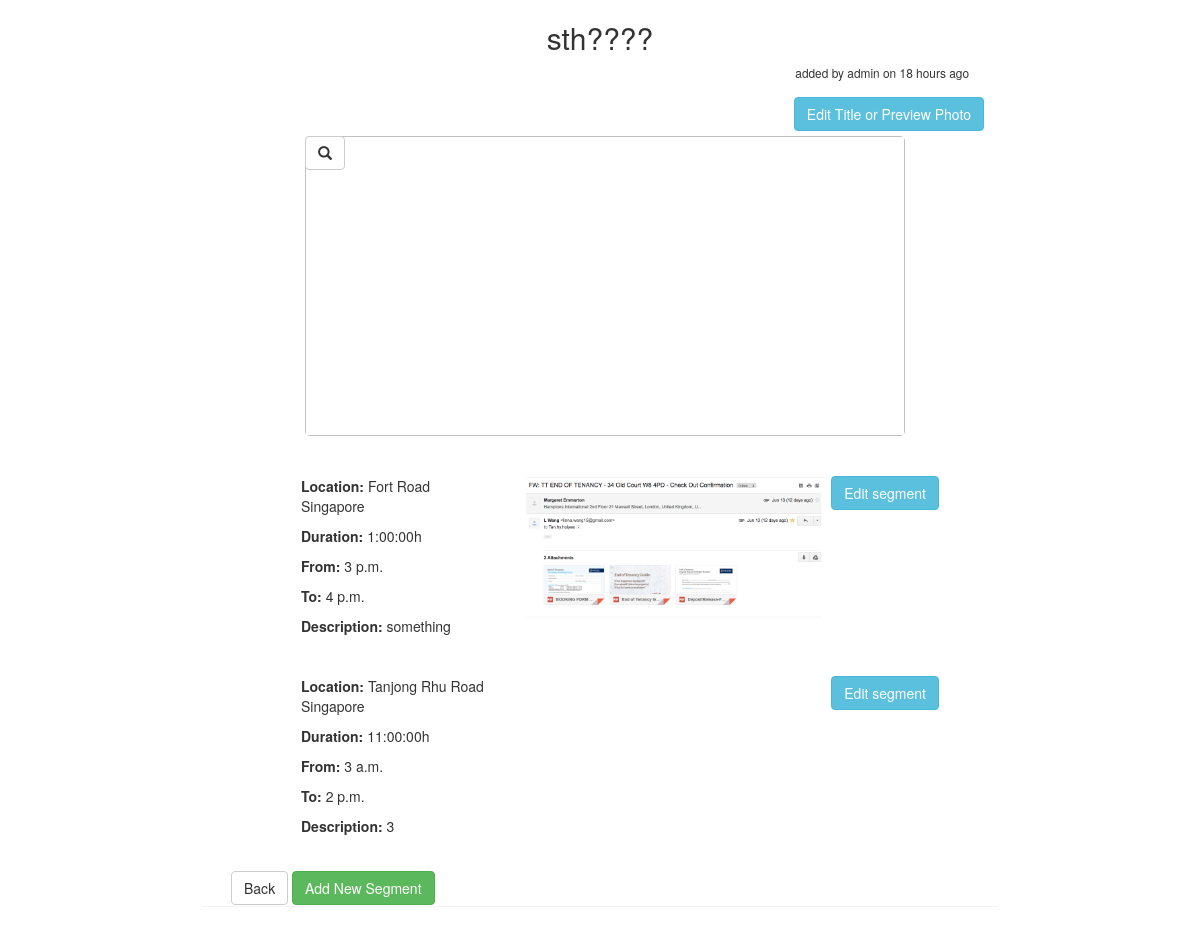
Before: /6/ (signed in) with the older database file.
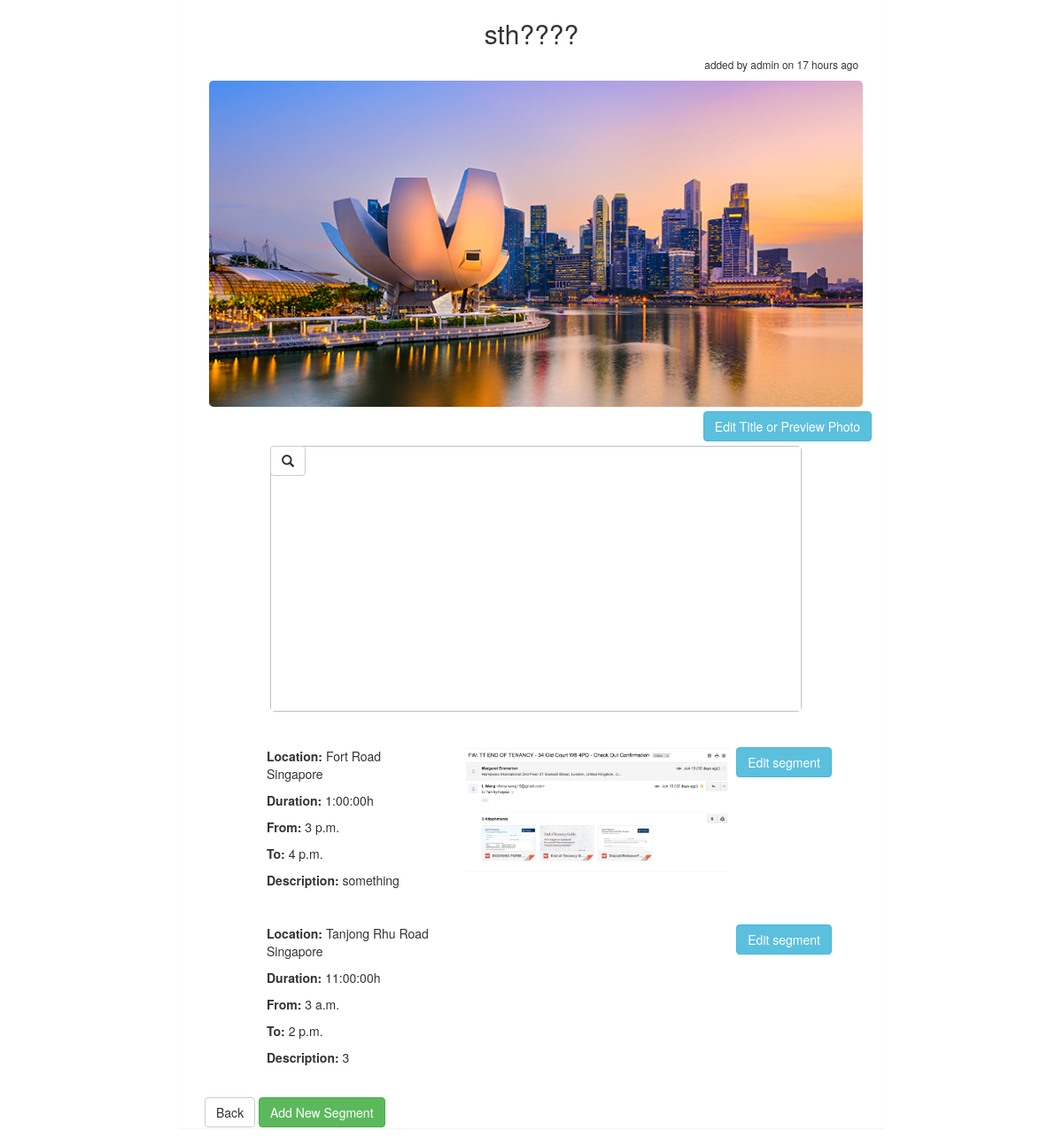
After: the same page with the newer database file.
### triplan/models.py (models this page shows, shortened)
class Itinerary(models.Model):
    title = models.CharField(max_length=50)
    owner = models.ForeignKey(Profile, related_name='owner', on_delete=models.CASCADE)
    date_added = models.DateTimeField(auto_now=True)
    preview_photo = models.ImageField(blank=True)
    @property
    def encoded_locations(self):
        location_list = []
        for segment in self.itinerarysegment_set.all():
            location_list.append(urllib.parse.quote_plus(segment.location))
        return "%7C".join(location_list)

class Profile(models.Model):
    user = models.OneToOneField(User, on_delete=models.CASCADE)
    description = models.CharField(max_length=300)
    def __str__(self):
        return self.user.username

### triplan/views.py (the view)
# urls.py: url(r'^(?P<pk>[0-9]+)/$', login_required(views.ItineraryDetail.as_view()), name="itinerary_detail"),
class ItineraryDetail(generic.DetailView):
    model = Itinerary

### triplan/models.py (called while the page is built)
    @property
    def duration(self):
        return datetime.combine(date.today(), self.end_time) - datetime.combine(date.today(), self.start_time)

### triplan/templates/triplan/itinerary_detail.html (shortened to what this page needs)
{% extends "triplan/base.html" %}
{% block body %}
{% load humanize %}
<div class="panel col-sm-8 col-sm-offset-2">
    <div class="col-sm-12">
        <h2 class="center">{{ itinerary.title }}</h2>
        <small class="pull-right margin-bottom-5">added by {{ itinerary.owner }} on {{ itinerary.date_added | naturaltime }}</small>
    </div>
    <div class="col-sm-12 margin-5">
        {% if itinerary.preview_photo %}
        <img src="{{ itinerary.preview_photo.url }}" class="img img-responsive full-width center-img">
        {% endif %}
    </div>
    <a href="{% url 'triplan:itinerary_edit' itinerary.id %}" class="btn btn-info pull-right">
        Edit Title or Preview Photo
    </a>
    <div class="col-sm-12 margin-5">
        <button id="map-zoom" class="btn btn-default"><span class="glyphicon glyphicon-search"></span></button>
        <img id="default-map" src=
         "https://maps.googleapis.com/maps/api/staticmap?size=600x300&maptype=roadmap\&markers=size:mid%7Ccolor:red%7C{{ itinerary.encoded_locations }}&key=AIzaSyBJz1pSa-my6Cq3DrqIy-MB0keiTHL-rq8"
            height="300px" width="600px" class="img center-img">
    </div>
    <div class="col-sm-12 margin-top-20">
        <ul>
        {% for segment in itinerary.itinerarysegment_set.all %}
            <div class="panel-body">
            <div class="col-sm-4">
                <p><strong>Location:</strong> {{ segment.location }}</p>
                <p><strong>Duration:</strong> {{ segment.duration }}h</p>
                <p><strong>From:</strong> {{ segment.start_time }}</p>
                <p><strong>To:</strong> {{ segment.end_time }}</p>
                <p><strong>Description:</strong> {{ segment.description }}</p>
            </div>
            <div class="col-sm-6">
                {% if segment.photo %}
                <img src="{{ segment.photo.url }}" class="img img-responsive full-width">
                {% endif %}
            </div>
            <div class="col-sm-2">
            {% if itinerary.owner_id == request.user.id %}
                <a href="{% url 'triplan:itinerarysegment_edit' itinerary.id segment.id %}"
                   class="btn btn-info pull-right">Edit segment</a>
            {% endif %}
            </div>
        </div>
    {% endfor %}
    </ul>
    </div>
    <div class="col-sm-12">
        <a href="{% url 'triplan:itinerary_list' %}" class="btn btn-default">Back</a>
        <a href="{% url 'triplan:itinerarysegment_create' itinerary.id %}" class="btn btn-success">Add New Segment</a>
    </div>
</div>
{% endblock body %}

Changed rows visible on the page:
changed Itinerary "sth????": date_added "18 hours ago" → "17 hours ago"; preview_photo: picture added
